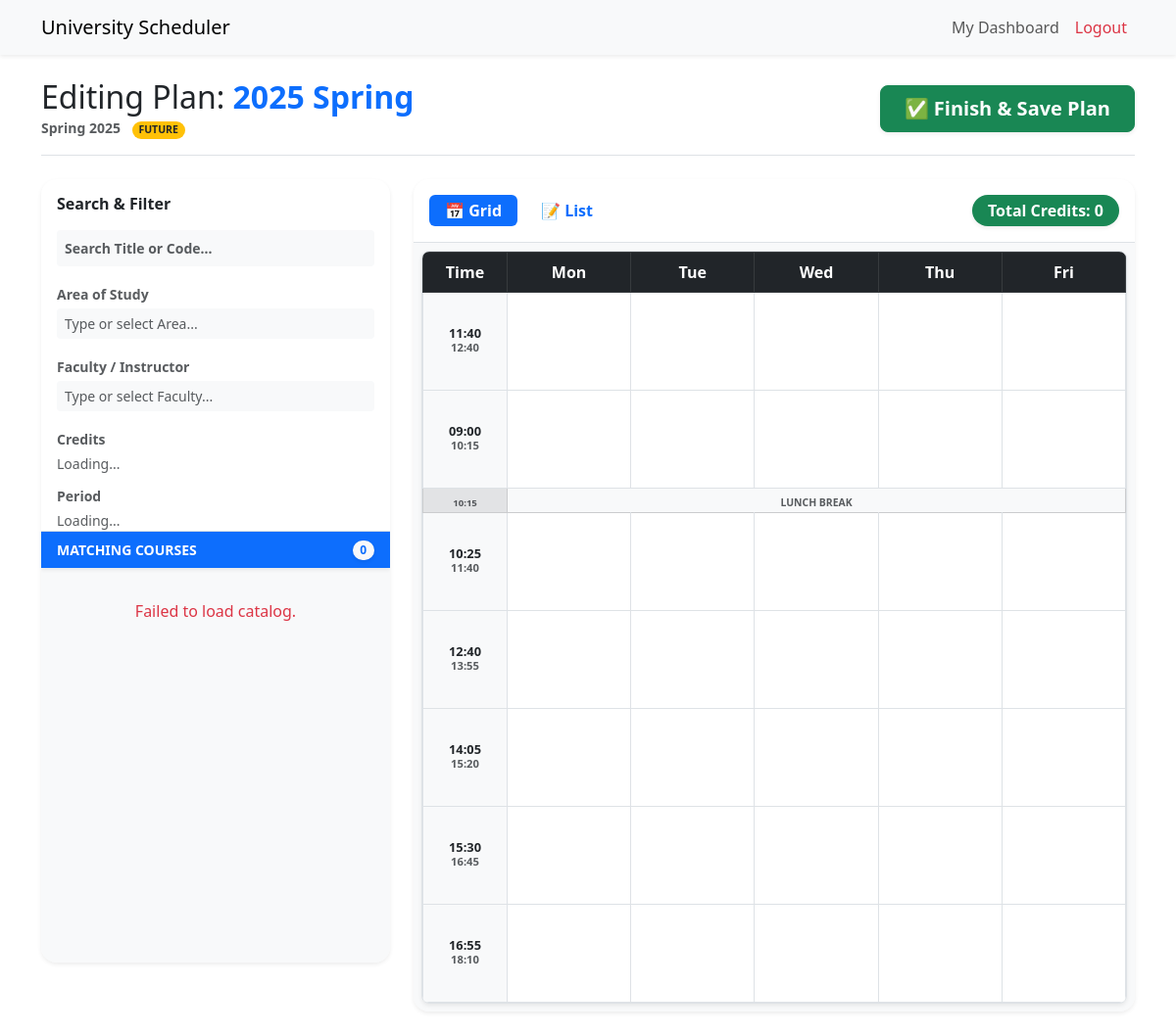
The page /student/schedule/edit/6 (signed in) on the database its author committed.
### tables this page shows
CREATE TABLE schedules (
                id INTEGER PRIMARY KEY AUTOINCREMENT,
                user_id INTEGER NOT NULL,
                schedule_name TEXT NOT NULL,
                year INTEGER NOT NULL,
                semester TEXT NOT NULL, schedule_type TEXT NOT NULL DEFAULT 'future',
                FOREIGN KEY (user_id) REFERENCES users (id)
            );

CREATE TABLE periods (
                id INTEGER PRIMARY KEY AUTOINCREMENT,
                name TEXT NOT NULL,
                start_time TEXT NOT NULL,
                end_time TEXT NOT NULL,
                period_type TEXT NOT NULL DEFAULT 'class'
            );

### Routes/student_routes.py (the view)
@student_bp.route('/schedule/edit/<int:schedule_id>')
@login_required
def edit_schedule(schedule_id):
    conn = get_db_connection()
    schedule = conn.execute('SELECT * FROM schedules WHERE id = ? AND user_id = ?',
                            (schedule_id, current_user.id)).fetchone()
    if not schedule:
        conn.close()
        flash("Plan not found or you do not have permission to view it.", "error")
        return redirect(url_for('schedule.user_dashboard'))
    target_table, needs_filter = get_best_course_table(schedule['year'], schedule['semester'])
    current_courses = []
    if target_table:
        sql = f'''
            SELECT sc.id as entry_id, sc.grade, c.*
            FROM schedule_courses sc
            JOIN "{target_table}" c ON sc.course_number = c.Course_Number
            WHERE sc.schedule_id = ?
        '''
        params = [schedule_id]
        if needs_filter:
            sql += " AND c.Semester LIKE ?"
            params.append(f"%{schedule['semester']}%")
        try:
            rows = conn.execute(sql, params).fetchall()
            current_courses = [dict(row) for row in rows]
        except Exception as e:
            print(f"Error fetching current courses: {e}")
    obtained_courses = []
    try:
        past_courses = conn.execute('''
            SELECT sc.course_number
            FROM schedule_courses sc
            JOIN schedules s ON sc.schedule_id = s.id
            WHERE s.user_id = ? AND s.schedule_type = 'past'
              AND sc.grade IS NOT NULL AND sc.grade != '' AND sc.grade != 'F'
        ''', (current_user.id,)).fetchall()
        for row in past_courses:
            base_code = re.sub(r'-S\d+-.*', '', row['course_number']).strip()
            obtained_courses.append(base_code)
    except Exception as e:
        print(f"Error fetching obtained courses: {e}")
    periods = conn.execute("SELECT * FROM periods ORDER BY name ASC").fetchall()
    conn.close()
    return render_template('Student/edit_schedule.html',
                           schedule=schedule,
                           periods=periods,
                           current_courses=current_courses,
                           obtained_courses=list(set(obtained_courses)))

### app.py (called while the page is built)
@login_manager.user_loader
def load_user(user_id):
    return User.get(user_id)

### models.py (called while the page is built)
    @staticmethod
    def get(user_id):
        if user_id is None:
            return None
        conn = get_db_connection()
        try:
            user_row = conn.execute('SELECT * FROM users WHERE id = ?', (user_id,)).fetchone()
            if user_row:
                return User(
                    id=user_row['id'],
                    username=user_row['username'],
                    password_hash=user_row['password_hash'],
                    gender=user_row['gender'] if 'gender' in user_row.keys() else None,
                    year_of_study=user_row['year_of_study'] if 'year_of_study' in user_row.keys() else None
                )
        except Exception as e:
            print(f"Database Error in User.get: {e}")
        finally:
            conn.close()
        return None

### utils.py (called while the page is built)
def get_db_connection():
    conn = sqlite3.connect('database.db')
    conn.row_factory = sqlite3.Row
    return conn

def get_course_data_tables():
    conn = get_db_connection()
    tables = conn.execute("SELECT name FROM sqlite_master WHERE type='table' AND name NOT IN ('users', 'schedules', 'schedule_courses', 'subject_areas', 'instructors', 'periods', 'settings')").fetchall()
    conn.close()
    return [t['name'] for t in tables if not t['name'].startswith('sqlite_')]

def get_best_course_table(year, semester):
    tables = get_course_data_tables()
    if not tables:
        return None, False
    for t in tables:
        if str(year) in t:
            return t, True
    return tables[-1], True

### templates/Student/edit_schedule.html (shortened to what this page needs)
{% extends "Layouts/student_base.html" %}
{% block content %}
<div class="d-flex justify-content-between align-items-center mb-4 mt-3 pb-3 border-bottom">
    <div>
        <h2 class="mb-0">Editing Plan: <span class="text-primary fw-bold">{{ schedule.schedule_name }}</span></h2>
        <small class="text-muted fw-bold">{{ schedule.semester }} {{ schedule.year }} <span class="badge {{ 'bg-secondary' if schedule.schedule_type == 'past' else 'bg-warning text-dark' }} rounded-pill ms-2">{{ schedule.schedule_type | upper }}</span></small>
    </div>
    <a href="{{ url_for('schedule.user_dashboard') }}" class="btn btn-success btn-lg shadow-sm fw-bold px-4">
        ✅ Finish & Save Plan
    </a>
</div>
<div class="row">
    <div class="col-lg-4 col-md-5 mb-4">
        <div class="card shadow-sm border-0 rounded-4 w-100 left-panel-container overflow-hidden">
            <div class="card-body bg-white border-bottom p-3 filters-section custom-scroll">
                <div class="d-flex justify-content-between align-items-center mb-3">
                    <h6 class="fw-bold text-dark mb-0"> Search & Filter</h6>
                </div>
                <input type="text" id="courseSearchInput" class="form-control form-control-sm bg-light border-0 py-2 mb-3 fw-bold" placeholder="Search Title or Code...">
                <label class="small fw-bold text-muted mb-1">Area of Study</label>
                <input class="form-control form-control-sm mb-3 bg-light border-0" list="subjectList" id="filterSubject" placeholder="Type or select Area...">
                <label class="small fw-bold text-muted mb-1">Faculty / Instructor</label>
                <input class="form-control form-control-sm mb-3 bg-light border-0" list="instructorList" id="filterInstructor" placeholder="Type or select Faculty...">
                <label class="small fw-bold text-muted mb-1">Credits</label>
                <div id="creditsCheckboxContainer" class="d-flex flex-wrap mb-2">
                    <span class="text-muted small">Loading...</span>
                </div>
                <label class="small fw-bold text-muted mb-1 mt-1">Period</label>
                <div id="periodCheckboxContainer" class="d-flex flex-wrap mb-2">
                    <span class="text-muted small">Loading...</span>
                </div>
            </div>
            <div class="bg-primary text-white py-2 px-3 d-flex justify-content-between align-items-center shadow-sm z-1">
                <span class="fw-bold small text-uppercase tracking-widest">Matching Courses</span>
                <span class="badge bg-light text-primary rounded-pill shadow-sm" id="resultCountBadge">0</span>
            </div>
            <div class="p-2 results-section custom-scroll" id="searchResults">
            </div>
        </div>
    </div>
    <div class="col-lg-8 col-md-7 mb-4">
        <div class="card shadow-sm border-0 h-100 rounded-4 overflow-hidden">
            <div class="card-header bg-white border-bottom py-3 d-flex justify-content-between align-items-center">
                <ul class="nav nav-pills" id="scheduleTabs" role="tablist">
                    <li class="nav-item" role="presentation">
                        <button class="nav-link active fw-bold px-3 py-1" id="grid-tab" data-bs-toggle="pill" data-bs-target="#grid-view" type="button" role="tab">📅 Grid</button>
                    </li>
                    <li class="nav-item" role="presentation">
                        <button class="nav-link fw-bold px-3 py-1 ms-2" id="list-tab" data-bs-toggle="pill" data-bs-target="#list-view" type="button" role="tab">📝 List</button>
                    </li>
                </ul>
                <span class="badge bg-success rounded-pill px-3 py-2 fs-6 shadow-sm">Total Credits: {{ current_courses|sum(attribute='Credits') }}</span>
            </div>
            <div class="card-body p-0">
                <div class="tab-content h-100" id="scheduleTabsContent">
                    <div class="tab-pane fade show active p-2 bg-light h-100" id="grid-view" role="tabpanel">
                        <div class="table-responsive bg-white shadow-sm rounded-3 border h-100">
                            <table class="table table-bordered mb-0 text-center" style="table-layout: fixed; min-width: 500px;">
                                <thead class="table-dark">
                                    <tr>
                                        <th style="width: 12%;">Time</th>
                                        <th style="width: 17.6%;">Mon</th>
                                        <th style="width: 17.6%;">Tue</th>
                                        <th style="width: 17.6%;">Wed</th>
                                        <th style="width: 17.6%;">Thu</th>
                                        <th style="width: 17.6%;">Fri</th>
                                    </tr>
                                </thead>
                                <tbody>
                                    {% for period in periods %}
                                    <tr style="height: 100px;">
                                        <th class="align-middle bg-light text-muted border-end-0 py-1">
                                            <div class="fw-bold text-dark" style="font-size: 0.8rem; line-height: 1;">{{ period.start_time }}</div>
                                            <div class="text-muted" style="font-size: 0.7rem; line-height: 1.5;">{{ period.end_time }}</div>
                                        </th>
                                        <td id="cell-Mon{{ period.name }}" class="schedule-cell align-middle p-1"></td>
                                        <td id="cell-Tue{{ period.name }}" class="schedule-cell align-middle p-1"></td>
                                        <td id="cell-Wed{{ period.name }}" class="schedule-cell align-middle p-1"></td>
                                        <td id="cell-Thu{{ period.name }}" class="schedule-cell align-middle p-1"></td>
                                        <td id="cell-Fri{{ period.name }}" class="schedule-cell align-middle p-1"></td>
                                    </tr>
                                    {% if loop.index == 2 and periods|length > 2 %}
                                    <tr class="table-secondary" style="height: 20px;">
                                        <th class="align-middle text-muted border-end-0 py-0"><small style="font-size: 0.6rem;">{{ periods[1].end_time }}</small></th>
                                        <td colspan="5" class="align-middle text-center py-0" style="background-color: #f8f9fa;">
                                            <span class="text-muted text-uppercase tracking-widest fw-bold" style="font-size: 0.65rem;">Lunch Break</span>
                                        </td>
                                    </tr>
                                    {% endif %}
                                    {% endfor %}
                                </tbody>
                            </table>
                        </div>
                    </div>
                </div>
            </div>
        </div>
    </div>
</div>
{% endblock %}

### static/css/student.css (style rules this page uses)
:root { --primary-color: #0d9488; --primary-color-light: #ccfbf1; --primary-color-dark: #115e59; --accent-conflict: #ef4444; --accent-conflict-light: #fee2e2; --accent-prereq: #f97316; --accent-prereq-light: #ffedd5; --accent-good: #22c55e; --accent-good-light: #dcfce7; }

### templates/Student/edit_schedule.html (style rules this page uses)
.left-panel-container { height: 800px; display: flex; flex-direction: column; }
.filters-section { flex: 0 0 auto; max-height: 45%; overflow-y: auto; padding-right: 5px; }
.results-section { flex: 1 1 auto; overflow-y: auto; padding-right: 5px; background-color: #f8f9fa; }

### rows shown on the page
schedules: schedule_name "2025 Spring", semester "Spring", year "2025", schedule_type "FUTURE"
periods: start_time "11:40", end_time "12:40"
periods: start_time "09:00", end_time "10:15"
periods: start_time "10:25", end_time "11:40"
periods: start_time "12:40", end_time "13:55"
periods: start_time "14:05", end_time "15:20"
periods: start_time "15:30", end_time "16:45"
periods: start_time "16:55", end_time "18:10"

### other values the page prints
{{ current_courses|sum(attribute='Credits') }} "0"
